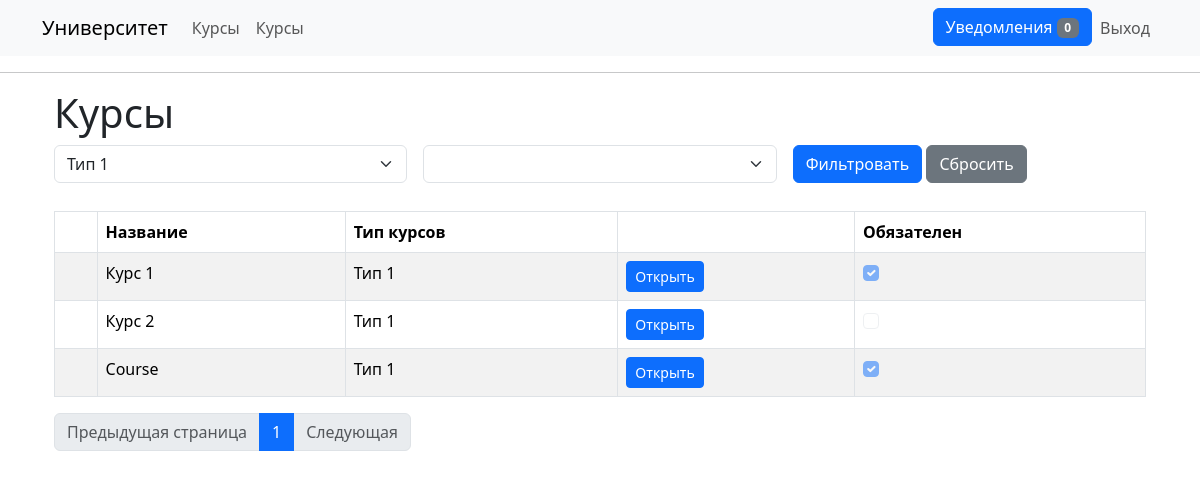
/courses?course_type_id=1 (signed in), run on the app's committed database.
### app/models/course.py (models this page shows, shortened)
class Course(db.Model):
    id: so.Mapped[int] = so.mapped_column(primary_key=True)
    name: so.Mapped[str] = so.mapped_column(
        sa.String(128), index=True, unique=True)
    course_type_id: so.Mapped[int] = so.mapped_column(
        sa.ForeignKey('course_type.id', ondelete='CASCADE'), index=True)
    course_type: so.Mapped['CourseType'] = so.relationship(
        back_populates='courses')
    is_included: so.Mapped[bool] = so.mapped_column(sa.Boolean, index=True, default=False)
    teachers_courses: so.WriteOnlyMapped['TeacherCourse'] = so.relationship(
        back_populates='course', passive_deletes=True)

### app/models/course_type.py (models this page shows, shortened)
class CourseType(db.Model):
    __tablename__ = 'course_type'
    id: so.Mapped[int] = so.mapped_column(primary_key=True)
    name: so.Mapped[str] = so.mapped_column(
        sa.String(128), index=True, unique=True)
    courses: so.WriteOnlyMapped['Course'] = so.relationship(
        back_populates='course_type', passive_deletes=True)
    deadline: so.Mapped[Optional[datetime]] = so.mapped_column(
        index=True, default=lambda: add_years(datetime.now(timezone.utc), 3))

### app/routes/course_routes.py (the view)
@app.route('/courses')
@login_required
def courses():
    page = request.args.get('page', 1, type=int)
    course_type = request.args.get('course_type_id', None, type=int)
    is_included = request.args.get('is_included', None, type=str)
    if is_included == '':
        is_included=None
    if is_included is not None and is_included == 'True':
        is_included = True
    if is_included is not None and is_included == 'False':
        is_included = False
    if course_type is not None:
        course_type = [course_type]
    courses = course_service.get_all_paginated(page, is_included, course_type)
    course_types = course_type_service.get_all()
    return render_template('courses/courses.html', title='Курсы', courses=courses, course_types=course_types)

### app/routes/__init__.py (called while the page is built)
@login.user_loader
def load_user(id):
  return user_service.get_by_id(id)

### app/services/course_service.py (called while the page is built)
def get_all_paginated(page: int, included=None, course_types=None):
    try:
        query = sa.select(Course)
        conditions = []
        app.logger.info(f"условия {included, course_types}")
        if included is not None:
            conditions.append(Course.is_included == included)
        if course_types is not None:
            conditions.append(Course.course_type_id.in_(course_types))
        app.logger.info(f"условия {conditions}")
        if conditions:
            query = query.where(sa.and_(*conditions))
        query = query.order_by(Course.course_type_id)
        return db.paginate(query, page=page, per_page=app.config['COURSES_PER_PAGE'], error_out=False)
    except Exception as e:
        db.session.rollback()
        app.logger.error(e)
        raise Exception('Неизвестная ошибка')

### app/services/course_type_service.py (called while the page is built)
def get_all():
    try:
        return db.session.execute(sa.select(CourseType).order_by(CourseType.name)).scalars().all()
    except Exception as e:
        db.session.rollback()
        app.logger.error(e)
        raise Exception('Неизвестная ошибка')

### app/services/user_service.py (called while the page is built)
def get_by_id(id: int):
    try:
        res = db.session.get(User, id)
        if res is None:
            raise ValueError(f'Пользователь с id = {id} не существует')
        return res
    except ValueError as e:
        db.session.rollback()
        app.logger.error(e)
        raise
    except Exception as e:
        db.session.rollback()
        app.logger.error(e)
        raise Exception('Неизвестная ошибка')

### app/templates/courses/courses.html (shortened to what this page needs)
{% extends "base.html" %}
{% block content %}
    <div class="container">
        <h1>Курсы</h1>
        <form method="get" action="{{ url_for('courses') }}" class="mb-1">
            <div class="row g-3">
                <div class="col-md-4">
                    <select name = 'course_type_id' class="form-select">
                        {% for course_type in course_types %}
                            {% if course_type.id|string == request.args.get('course_type_id') %}
                                <option value="{{ course_type.id }}" selected> {{course_type.name}} </option>
                            {% else %}
                                <option value="{{ course_type.id }}"> {{course_type.name}} </option>
                            {% endif %}
                        {% endfor %}
                    </select>
                </div>
                <div class="col-md-4">
                    <select name = 'is_included' class="form-select">
                        <option value="" selected></option>
                        {% if request.args.get('is_included') == 'True' %}
                            <option value="True" selected> Только обязательные </option>
                        {% else %}
                            <option value="True"> Только обязательные </option>
                        {% endif %}
                    </select>
                </div>
                <div class="col-md-4">
                    <button type="submit" class="btn btn-primary">Фильтровать</button>
                    <a href="{{ url_for('courses') }}" class="btn btn-secondary">Сбросить</a>
                </div>
            </div>
        </form>
        <br>
        <table id="courses-table" class="table table-striped table-bordered" style="width:100%">
            <thead>
                <tr>
                    <th> </th>
                    <th> Название </th>
                    <th> Тип курсов </th>
                    <th></th>
                    <th>Обязателен</th>
                </tr>
            </thead>
            <tbody>
                {% for course in courses.items %}
                    <tr id="course{{ course.id }}">
                        <td></td>
                        <td>{{course.name}}</td>
                        <td>{{course.course_type.name}}</td>
                        {% if current_user.role == 0 %}
                        <td>
                            <a class="btn btn-sm btn-secondary" href="{{ url_for('edit_course', course_id=course.id) }}" role="button">Редактировать</a>
                        </td>
                        <td>
                            <button class="btn btn-danger btn-sm delete-btn"
                                    data-item-id="{{ course.id }}">
                                Удалить
                            </button>
                        </td>
                        {% else %}
                        <td>
                            <a class="btn btn-sm btn-primary" href="{{ url_for('teacher_course', user_id=current_user.id, course_id=course.id) }}" role="button">Открыть</a>
                        </td>
                        {% endif %}
                        <td>
                            {% if current_user.role == 0 %}
                            {% if course.is_included %}
                                <input class="form-check-input" type="checkbox" data-item-id="{{ course.id }}" checked>
                            {% else %}
                                <input class="form-check-input" type="checkbox" data-item-id="{{ course.id }}">
                            {% endif %}
                            {% else %}
                            {% if course.is_included %}
                                <input class="form-check-input" type="checkbox" data-item-id="{{ course.id }}" checked disabled>
                            {% else %}
                                <input class="form-check-input" type="checkbox" data-item-id="{{ course.id }}" disabled>
                            {% endif %}
                            {% endif %}
                        </td>
                    </tr>
                {% endfor %}
            </tbody>
        </table>
        <ul class="pagination">
            {% if courses.has_prev %}
             <li class="page-item"><a class="page-link" href="{{ url_for('courses', page=courses.prev_num, course_type_id=request.args.get('course_type_id'),
                is_included=request.args.get('is_included')) }}">Предыдущая страница</a></li>
            {% else %}
             <li class="page-item disabled"><span class="page-link">Предыдущая страница</span>
            {% endif %}
             </li>
            {% for page in courses.iter_pages(left_edge=2, right_edge=2, left_current=1, right_current=1) %}
            {% if page == courses.page %}
             <li class="page-item active"><a class="page-link" href="{{ url_for('courses', page=page, course_type_id=request.args.get('course_type_id'),
                is_included=request.args.get('is_included')) }}">{{ page }}</a></li>
            {% elif page %}
             <li class="page-item"><a class="page-link" href="{{ url_for('courses', page=page, course_type_id=request.args.get('course_type_id'),
                is_included=request.args.get('is_included')) }}">{{ page }}</a></li>
            {% else %}
             <li class="page-item disabled" id="example_ellipsis"><a href="#" class="page-link">…</a></li>
            {% endif %}
            {% endfor %}
            {% if courses.has_next %}
             <li class="page-item"><a class="page-link" href="{{ url_for('courses', page=courses.next_num, course_type_id=request.args.get('course_type_id'),
                is_included=request.args.get('is_included')) }}">Следующая</a></li>
            {% else %}
             <li class="page-item disabled"><span class="page-link">Следующая</span>
            {% endif %}
        </ul>
    </div>
{% endblock %}

### data on the page
Course: name "Курс 1", course_type.name "Тип 1"
Course: name "Курс 2", course_type.name "Тип 1"
Course: name "Course", course_type.name "Тип 1"

### other printed values
{{ page }} "1"
form field course_type_id "Тип 1"
